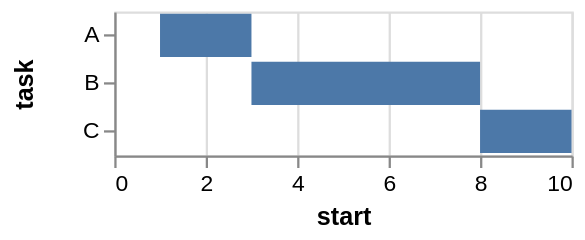

Write a Vega-Lite specification for this figure.
### Vega specification from a JSON file in a GitHub repository (floating-point values rounded to 4 significant figures)
{"$schema": "https://vega.github.io/schema/vega/v3.0.json", "description": "A simple bar chart with ranged data (aka Gantt Chart).", "autosize": "pad", "padding": 5, "width": 200, "style": "cell", "data": [{"name": "source_0", "values": [{"task": "A", "start": 1, "end": 3}, {"task": "B", "start": 3, "end": 8}, {"task": "C", "start": 8, "end": 10}]}, {"name": "data_0", "source": "source_0", "transform": [{"type": "formula", "expr": "toNumber(datum[\"start\"])", "as": "start"}, {"type": "formula", "expr": "toNumber(datum[\"end\"])", "as": "end"}, {"type": "filter", "expr": "datum[\"start\"] !== null && !isNaN(datum[\"start\"])"}]}], "signals": [{"name": "y_step", "value": 21}, {"name": "height", "update": "bandspace(domain('y').length, 0.1, 0.05) * y_step"}], "marks": [{"name": "marks", "type": "rect", "style": ["bar"], "from": {"data": "data_0"}, "encode": {"update": {"fill": {"value": "#4c78a8"}, "x": {"scale": "x", "field": "start"}, "x2": {"scale": "x", "field": "end"}, "y": {"scale": "y", "field": "task"}, "height": {"scale": "y", "band": true}}}}], "scales": [{"name": "x", "type": "linear", "domain": {"data": "data_0", "fields": ["start", "end"]}, "range": [0, {"signal": "width"}], "nice": true, "zero": true}, {"name": "y", "type": "band", "domain": {"data": "data_0", "field": "task", "sort": true}, "range": {"step": {"signal": "y_step"}}, "paddingInner": 0.1, "paddingOuter": 0.05}], "axes": [{"scale": "x", "orient": "bottom", "labelFlush": true, "labelOverlap": true, "tickCount": {"signal": "ceil(width/40)"}, "title": "start", "zindex": 1}, {"scale": "x", "orient": "bottom", "domain": false, "grid": true, "labels": false, "maxExtent": 0, "minExtent": 0, "tickCount": {"signal": "ceil(width/40)"}, "ticks": false, "zindex": 0, "gridScale": "y"}, {"scale": "y", "orient": "left", "labelOverlap": true, "title": "task", "zindex": 1}], "config": {"axisY": {"minExtent": 30}}}
